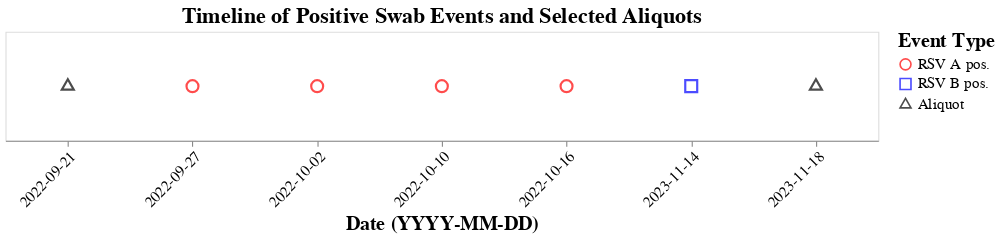

Notebook code for this chart:
### Markdown cell above
### Now, we can plot the data on a timeline

### Code cell
df_event["collect_dt_ymd_swab"]  = pd.to_datetime(df_event["collect_dt_ymd_swab"], errors="coerce")
df_event["collect_dt_ymd_aliquot"] = pd.to_datetime(df_event["collect_dt_ymd_aliquot"], errors="coerce")

df_event["event_date"] = df_event["collect_dt_ymd_swab"].combine_first(df_event["collect_dt_ymd_aliquot"])

df_event["event_type"] = None
df_event.loc[df_event["oa_rsv_a"] == 1, "event_type"] = "RSV A pos."
df_event.loc[df_event["oa_rsv_b"] == 1, "event_type"] = "RSV B pos."
df_event.loc[df_event["aliquot_id"].notna(), "event_type"] = "Aliquot"

timeline_df = df_event.dropna(subset=["event_type", "event_date"]).copy()
timeline_df["ptid"] = timeline_df["ptid"].astype(int)

# --- STEP 1: CREATE DATE LABEL STRING ---
timeline_df["date_label"] = timeline_df["event_date"].dt.strftime("%Y-%m-%d")

# --- STEP 2: Make Dropdown Selection ---
ptid_dropdown = alt.binding_select(
    options=sorted(timeline_df["ptid"].unique()),
    name="Select ptid: "
)

ptid_selection = alt.selection_point(
    fields=["ptid"],
    bind=ptid_dropdown,
    value=sorted(timeline_df["ptid"].unique())[0]
)

# --- STEP 3: BUILD ALTair CHART ---
chart = (
    alt.Chart(timeline_df)
    .mark_point(size=120)
    .encode(
        x=alt.X(
            "date_label:N",
            title="Date (YYYY-MM-DD)",
            sort=alt.SortField(field="event_date", order="ascending"),
            axis=alt.Axis(
                labelAngle=-45,
                labelFontSize=14,
                titleFontSize=18
            ),
        ),
        y=alt.value(50),
        color=alt.Color(
            "event_type:N",
            scale=alt.Scale(
                domain=["RSV A pos.", "RSV B pos.", "Aliquot"],
                range=["red", "blue", "black"]
            ),
            legend=alt.Legend(
                title="Event Type",
                labelFontSize=14,
                titleFontSize=18
            )
        ),
        shape=alt.Shape(
            "event_type:N",
            scale=alt.Scale(
                domain=["RSV A pos.", "RSV B pos.", "Aliquot"],
                range=["circle", "square", "triangle"]
            )
        ),
        tooltip=["ptid", "event_type", "event_date"]
    )
    .add_params(ptid_selection)
    .transform_filter(ptid_selection)
    .properties(
        width=800, height=100,
        title=alt.TitleParams(
            text="Timeline of Positive Swab Events and Selected Aliquots",
            fontSize=20,
            anchor='middle'
        )
    )
)

chart

### Figure 1 — Vega-Lite specification as saved in the notebook (floating-point values rounded to 4 significant figures)
{"config": {"view": {"continuousWidth": 300, "continuousHeight": 300}}, "data": {"name": "data-395ce115546425646620c61383d0cfc8"}, "mark": {"type": "point", "size": 120}, "encoding": {"color": {"field": "event_type", "legend": {"labelFontSize": 14, "title": "Event Type", "titleFontSize": 18}, "scale": {"domain": ["RSV A pos.", "RSV B pos.", "Aliquot"], "range": ["red", "blue", "black"]}, "type": "nominal"}, "shape": {"field": "event_type", "scale": {"domain": ["RSV A pos.", "RSV B pos.", "Aliquot"], "range": ["circle", "square", "triangle"]}, "type": "nominal"}, "tooltip": [{"field": "ptid", "type": "quantitative"}, {"field": "event_type", "type": "nominal"}, {"field": "event_date", "type": "temporal"}], "x": {"axis": {"labelAngle": -45, "labelFontSize": 14, "titleFontSize": 18}, "field": "date_label", "sort": {"field": "event_date", "order": "ascending"}, "title": "Date (YYYY-MM-DD)", "type": "nominal"}, "y": {"value": 50}}, "height": 100, "params": [{"name": "param_5025d68cc99aeb1c", "select": {"type": "point", "fields": ["ptid"]}, "bind": {"input": "select", "options": [20000000.0, 20000000.0, 20000000.0, 20000000.0, 20000000.0, 20000000.0, 20010000.0, 20010000.0, 20010000.0, 20010000.0, 20020000.0, 20020000.0, 20030000.0, 20030000.0, 20030000.0, 20070000.0], "name": "Select ptid: "}, "value": 20000000.0}], "title": {"text": "Timeline of Positive Swab Events and Selected Aliquots", "anchor": "middle", "fontSize": 20}, "transform": [{"filter": {"param": "param_5025d68cc99aeb1c"}}], "width": 800, "$schema": "https://vega.github.io/schema/vega-lite/v6.1.0.json", "datasets": {"data-395ce115546425646620c61383d0cfc8": [{"ptid": 20000401, "aliquot_id": null, "collect_dt_ymd_aliquot": "", "oa_rsv_a": 1.0, "oa_rsv_b": 0.0, "collect_dt_ymd_swab": "2022-09-27T00:00:00", "event_date": "2022-09-27T00:00:00", "event_type": "RSV A pos.", "date_label": "2022-09-27"}, {"ptid": 20000401, "aliquot_id": null, "collect_dt_ymd_aliquot": "", "oa_rsv_a": 1.0, "oa_rsv_b": 0.0, "collect_dt_ymd_swab": "2022-10-02T00:00:00", "event_date": "2022-10-02T00:00:00", "event_type": "RSV A pos.", "date_label": "2022-10-02"}, {"ptid": 20000401, "aliquot_id": null, "collect_dt_ymd_aliquot": "", "oa_rsv_a": 1.0, "oa_rsv_b": 0.0, "collect_dt_ymd_swab": "2022-10-10T00:00:00", "event_date": "2022-10-10T00:00:00", "event_type": "RSV A pos.", "date_label": "2022-10-10"}, {"ptid": 20000401, "aliquot_id": null, "collect_dt_ymd_aliquot": "", "oa_rsv_a": 1.0, "oa_rsv_b": 0.0, "collect_dt_ymd_swab": "2022-10-16T00:00:00", "event_date": "2022-10-16T00:00:00", "event_type": "RSV A pos.", "date_label": "2022-10-16"}, {"ptid": 20000401, "aliquot_id": null, "collect_dt_ymd_aliquot": "", "oa_rsv_a": 0.0, "oa_rsv_b": 1.0, "collect_dt_ymd_swab": "2023-11-14T00:00:00", "event_date": "2023-11-14T00:00:00", "event_type": "RSV B pos.", "date_label": "2023-11-14"}, {"ptid": 20000401, "aliquot_id": "6125192g", "collect_dt_ymd_aliquot": "2023-11-18T00:00:00", "oa_rsv_a": null, "oa_rsv_b": null, "collect_dt_ymd_swab": "", "event_date": "2023-11-18T00:00:00", "event_type": "Aliquot", "date_label": "2023-11-18"}, {"ptid": 20000401, "aliquot_id": "3001262g", "collect_dt_ymd_aliquot": "2022-09-21T00:00:00", "oa_rsv_a": null, "oa_rsv_b": null, "collect_dt_ymd_swab": "", "event_date": "2022-09-21T00:00:00", "event_type": "Aliquot", "date_label": "2022-09-21"}, {"ptid": 20000533, "aliquot_id": null, "collect_dt_ymd_aliquot": "", "oa_rsv_a": 0.0, "oa_rsv_b": 1.0, "collect_dt_ymd_swab": "2022-11-27T00:00:00", "event_date": "2022-11-27T00:00:00", "event_type": "RSV B pos.", "date_label": "2022-11-27"}, {"ptid": 20000533, "aliquot_id": "8129615g", "collect_dt_ymd_aliquot": "2022-08-19T00:00:00", "oa_rsv_a": null, "oa_rsv_b": null, "collect_dt_ymd_swab": "", "event_date": "2022-08-19T00:00:00", "event_type": "Aliquot", "date_label": "2022-08-19"}, {"ptid": 20000533, "aliquot_id": "3614113g", "collect_dt_ymd_aliquot": "2023-08-21T00:00:00", "oa_rsv_a": null, "oa_rsv_b": null, "collect_dt_ymd_swab": "", "event_date": "2023-08-21T00:00:00", "event_type": "Aliquot", "date_label": "2023-08-21"}, {"ptid": 20001363, "aliquot_id": "4446778g", "collect_dt_ymd_aliquot": "2023-09-10T00:00:00", "oa_rsv_a": null, "oa_rsv_b": null, "collect_dt_ymd_swab": "", "event_date": "2023-09-10T00:00:00", "event_type": "Aliquot", "date_label": "2023-09-10"}, {"ptid": 20001363, "aliquot_id": "2140292g", "collect_dt_ymd_aliquot": "2022-07-24T00:00:00", "oa_rsv_a": null, "oa_rsv_b": null, "collect_dt_ymd_swab": "", "event_date": "2022-07-24T00:00:00", "event_type": "Aliquot", "date_label": "2022-07-24"}, {"ptid": 20001363, "aliquot_id": null, "collect_dt_ymd_aliquot": "", "oa_rsv_a": 1.0, "oa_rsv_b": 0.0, "collect_dt_ymd_swab": "2022-11-07T00:00:00", "event_date": "2022-11-07T00:00:00", "event_type": "RSV A pos.", "date_label": "2022-11-07"}, {"ptid": 20001363, "aliquot_id": null, "collect_dt_ymd_aliquot": "", "oa_rsv_a": 1.0, "oa_rsv_b": 0.0, "collect_dt_ymd_swab": "2023-02-19T00:00:00", "event_date": "2023-02-19T00:00:00", "event_type": "RSV A pos.", "date_label": "2023-02-19"}, {"ptid": 20002793, "aliquot_id": null, "collect_dt_ymd_aliquot": "", "oa_rsv_a": 1.0, "oa_rsv_b": 0.0, "collect_dt_ymd_swab": "2023-01-28T00:00:00", "event_date": "2023-01-28T00:00:00", "event_type": "RSV A pos.", "date_label": "2023-01-28"}, {"ptid": 20002793, "aliquot_id": null, "collect_dt_ymd_aliquot": "", "oa_rsv_a": 0.0, "oa_rsv_b": 1.0, "collect_dt_ymd_swab": "2024-01-06T00:00:00", "event_date": "2024-01-06T00:00:00", "event_type": "RSV B pos.", "date_label": "2024-01-06"}, {"ptid": 20002793, "aliquot_id": "9555599g", "collect_dt_ymd_aliquot": "2022-09-03T00:00:00", "oa_rsv_a": null, "oa_rsv_b": null, "collect_dt_ymd_swab": "", "event_date": "2022-09-03T00:00:00", "event_type": "Aliquot", "date_label": "2022-09-03"}, {"ptid": 20002793, "aliquot_id": "8242954g", "collect_dt_ymd_aliquot": "2023-09-23T00:00:00", "oa_rsv_a": null, "oa_rsv_b": null, "collect_dt_ymd_swab": "", "event_date": "2023-09-23T00:00:00", "event_type": "Aliquot", "date_label": "2023-09-23"}, {"ptid": 20002903, "aliquot_id": null, "collect_dt_ymd_aliquot": "", "oa_rsv_a": 1.0, "oa_rsv_b": 0.0, "collect_dt_ymd_swab": "2022-10-16T00:00:00", "event_date": "2022-10-16T00:00:00", "event_type": "RSV A pos.", "date_label": "2022-10-16"}, {"ptid": 20002903, "aliquot_id": null, "collect_dt_ymd_aliquot": "", "oa_rsv_a": 1.0, "oa_rsv_b": 0.0, "collect_dt_ymd_swab": "2022-10-23T00:00:00", "event_date": "2022-10-23T00:00:00", "event_type": "RSV A pos.", "date_label": "2022-10-23"}, {"ptid": 20002903, "aliquot_id": "4636768g", "collect_dt_ymd_aliquot": "2023-09-02T00:00:00", "oa_rsv_a": null, "oa_rsv_b": null, "collect_dt_ymd_swab": "", "event_date": "2023-09-02T00:00:00", "event_type": "Aliquot", "date_label": "2023-09-02"}, {"ptid": 20002903, "aliquot_id": "4027265g", "collect_dt_ymd_aliquot": "2022-08-22T00:00:00", "oa_rsv_a": null, "oa_rsv_b": null, "collect_dt_ymd_swab": "", "event_date": "2022-08-22T00:00:00", "event_type": "Aliquot", "date_label": "2022-08-22"}, {"ptid": 20003670, "aliquot_id": "7271590g", "collect_dt_ymd_aliquot": "2023-02-03T00:00:00", "oa_rsv_a": null, "oa_rsv_b": null, "collect_dt_ymd_swab": "", "event_date": "2023-02-03T00:00:00", "event_type": "Aliquot", "date_label": "2023-02-03"}, {"ptid": 20003670, "aliquot_id": "8465643g", "collect_dt_ymd_aliquot": "2022-09-06T00:00:00", "oa_rsv_a": null, "oa_rsv_b": null, "collect_dt_ymd_swab": "", "event_date": "2022-09-06T00:00:00", "event_type": "Aliquot", "date_label": "2022-09-06"}, {"ptid": 20003670, "aliquot_id": null, "collect_dt_ymd_aliquot": "", "oa_rsv_a": 1.0, "oa_rsv_b": 0.0, "collect_dt_ymd_swab": "2023-02-05T00:00:00", "event_date": "2023-02-05T00:00:00", "event_type": "RSV A pos.", "date_label": "2023-02-05"}, {"ptid": 20003670, "aliquot_id": null, "collect_dt_ymd_aliquot": "", "oa_rsv_a": 1.0, "oa_rsv_b": 0.0, "collect_dt_ymd_swab": "2023-02-12T00:00:00", "event_date": "2023-02-12T00:00:00", "event_type": "RSV A pos.", "date_label": "2023-02-12"}, {"ptid": 20003670, "aliquot_id": "7853466g", "collect_dt_ymd_aliquot": "2023-03-10T00:00:00", "oa_rsv_a": null, "oa_rsv_b": null, "collect_dt_ymd_swab": "", "event_date": "2023-03-10T00:00:00", "event_type": "Aliquot", "date_label": "2023-03-10"}, {"ptid": 20005534, "aliquot_id": "4366813g", "collect_dt_ymd_aliquot": "2022-10-10T00:00:00", "oa_rsv_a": null, "oa_rsv_b": null, "collect_dt_ymd_swab": "", "event_date": "2022-10-10T00:00:00", "event_type": "Aliquot", "date_label": "2022-10-10"}, {"ptid": 20005534, "aliquot_id": "9692810g", "collect_dt_ymd_aliquot": "2023-06-02T00:00:00", "oa_rsv_a": null, "oa_rsv_b": null, "collect_dt_ymd_swab": "", "event_date": "2023-06-02T00:00:00", "event_type": "Aliquot", "date_label": "2023-06-02"}, {"ptid": 20005534, "aliquot_id": "0689686g", "collect_dt_ymd_aliquot": "2023-10-13T00:00:00", "oa_rsv_a": null, "oa_rsv_b": null, "collect_dt_ymd_swab": "", "event_date": "2023-10-13T00:00:00", "event_type": "Aliquot", "date_label": "2023-10-13"}, {"ptid": 20005534, "aliquot_id": null, "collect_dt_ymd_aliquot": "", "oa_rsv_a": 1.0, "oa_rsv_b": 0.0, "collect_dt_ymd_swab": "2022-11-06T00:00:00", "event_date": "2022-11-06T00:00:00", "event_type": "RSV A pos.", "date_label": "2022-11-06"}, {"ptid": 20005534, "aliquot_id": null, "collect_dt_ymd_aliquot": "", "oa_rsv_a": 0.0, "oa_rsv_b": 1.0, "collect_dt_ymd_swab": "2023-12-26T00:00:00", "event_date": "2023-12-26T00:00:00", "event_type": "RSV B pos.", "date_label": "2023-12-26"}, {"ptid": 20005534, "aliquot_id": "8854845g", "collect_dt_ymd_aliquot": "2023-12-27T00:00:00", "oa_rsv_a": null, "oa_rsv_b": null, "collect_dt_ymd_swab": "", "event_date": "2023-12-27T00:00:00", "event_type": "Aliquot", "date_label": "2023-12-27"}, {"ptid": 20005704, "aliquot_id": "2857000g", "collect_dt_ymd_aliquot": "2023-11-06T00:00:00", "oa_rsv_a": null, "oa_rsv_b": null, "collect_dt_ymd_swab": "", "event_date": "2023-11-06T00:00:00", "event_type": "Aliquot", "date_label": "2023-11-06"}, {"ptid": 20005704, "aliquot_id": "8494483g", "collect_dt_ymd_aliquot": "2023-04-06T00:00:00", "oa_rsv_a": null, "oa_rsv_b": null, "collect_dt_ymd_swab": "", "event_date": "2023-04-06T00:00:00", "event_type": "Aliquot", "date_label": "2023-04-06"}, {"ptid": 20005704, "aliquot_id": "2690993g", "collect_dt_ymd_aliquot": "2022-09-08T00:00:00", "oa_rsv_a": null, "oa_rsv_b": null, "collect_dt_ymd_swab": "", "event_date": "2022-09-08T00:00:00", "event_type": "Aliquot", "date_label": "2022-09-08"}, {"ptid": 20005704, "aliquot_id": null, "collect_dt_ymd_aliquot": "", "oa_rsv_a": 1.0, "oa_rsv_b": 0.0, "collect_dt_ymd_swab": "2023-01-31T00:00:00", "event_date": "2023-01-31T00:00:00", "event_type": "RSV A pos.", "date_label": "2023-01-31"}, {"ptid": 20005704, "aliquot_id": null, "collect_dt_ymd_aliquot": "", "oa_rsv_a": 1.0, "oa_rsv_b": 0.0, "collect_dt_ymd_swab": "2023-01-03T00:00:00", "event_date": "2023-01-03T00:00:00", "event_type": "RSV A pos.", "date_label": "2023-01-03"}, {"ptid": 20005704, "aliquot_id": null, "collect_dt_ymd_aliquot": "", "oa_rsv_a": 1.0, "oa_rsv_b": 0.0, "collect_dt_ymd_swab": "2022-12-27T00:00:00", "event_date": "2022-12-27T00:00:00", "event_type": "RSV A pos.", "date_label": "2022-12-27"}, {"ptid": 20005704, "aliquot_id": null, "collect_dt_ymd_aliquot": "", "oa_rsv_a": 1.0, "oa_rsv_b": 0.0, "collect_dt_ymd_swab": "2022-12-22T00:00:00", "event_date": "2022-12-22T00:00:00", "event_type": "RSV A pos.", "date_label": "2022-12-22"}, {"ptid": 20005704, "aliquot_id": null, "collect_dt_ymd_aliquot": "", "oa_rsv_a": 0.0, "oa_rsv_b": 1.0, "collect_dt_ymd_swab": "2023-11-01T00:00:00", "event_date": "2023-11-01T00:00:00", "event_type": "RSV B pos.", "date_label": "2023-11-01"}, {"ptid": 20011434, "aliquot_id": "0361808g", "collect_dt_ymd_aliquot": "2024-03-11T00:00:00", "oa_rsv_a": null, "oa_rsv_b": null, "collect_dt_ymd_swab": "", "event_date": "2024-03-11T00:00:00", "event_type": "Aliquot", "date_label": "2024-03-11"}, {"ptid": 20011434, "aliquot_id": null, "collect_dt_ymd_aliquot": "", "oa_rsv_a": 0.0, "oa_rsv_b": 1.0, "collect_dt_ymd_swab": "2023-11-12T00:00:00", "event_date": "2023-11-12T00:00:00", "event_type": "RSV B pos.", "date_label": "2023-11-12"}, {"ptid": 20011434, "aliquot_id": "1141009g", "collect_dt_ymd_aliquot": "2023-12-07T00:00:00", "oa_rsv_a": null, "oa_rsv_b": null, "collect_dt_ymd_swab": "", "event_date": "2023-12-07T00:00:00", "event_type": "Aliquot", "date_label": "2023-12-07"}, {"ptid": 20011434, "aliquot_id": "6278031g", "collect_dt_ymd_aliquot": "2022-12-10T00:00:00", "oa_rsv_a": null, "oa_rsv_b": null, "collect_dt_ymd_swab": "", "event_date": "2022-12-10T00:00:00", "event_type": "Aliquot", "date_label": "2022-12-10"}, {"ptid": 20011434, "aliquot_id": "2890192g", "collect_dt_ymd_aliquot": "2023-07-18T00:00:00", "oa_rsv_a": null, "oa_rsv_b": null, "collect_dt_ymd_swab": "", "event_date": "2023-07-18T00:00:00", "event_type": "Aliquot", "date_label": "2023-07-18"}, {"ptid": 20011434, "aliquot_id": "4335977g", "collect_dt_ymd_aliquot": "2023-03-29T00:00:00", "oa_rsv_a": null, "oa_rsv_b": null, "collect_dt_ymd_swab": "", "event_date": "2023-03-29T00:00:00", "event_type": "Aliquot", "date_label": "2023-03-29"}, {"ptid": 20011982, "aliquot_id": null, "collect_dt_ymd_aliquot": "", "oa_rsv_a": 1.0, "oa_rsv_b": 0.0, "collect_dt_ymd_swab": "2022-11-01T00:00:00", "event_date": "2022-11-01T00:00:00", "event_type": "RSV A pos.", "date_label": "2022-11-01"}, {"ptid": 20011982, "aliquot_id": null, "collect_dt_ymd_aliquot": "", "oa_rsv_a": 0.0, "oa_rsv_b": 1.0, "collect_dt_ymd_swab": "2023-02-17T00:00:00", "event_date": "2023-02-17T00:00:00", "event_type": "RSV B pos.", "date_label": "2023-02-17"}, {"ptid": 20011982, "aliquot_id": "6024670g", "collect_dt_ymd_aliquot": "2022-09-17T00:00:00", "oa_rsv_a": null, "oa_rsv_b": null, "collect_dt_ymd_swab": "", "event_date": "2022-09-17T00:00:00", "event_type": "Aliquot", "date_label": "2022-09-17"}, {"ptid": 20011982, "aliquot_id": "3744811g", "collect_dt_ymd_aliquot": "2023-12-03T00:00:00", "oa_rsv_a": null, "oa_rsv_b": null, "collect_dt_ymd_swab": "", "event_date": "2023-12-03T00:00:00", "event_type": "Aliquot", "date_label": "2023-12-03"}, {"ptid": 20011982, "aliquot_id": null, "collect_dt_ymd_aliquot": "", "oa_rsv_a": 0.0, "oa_rsv_b": 1.0, "collect_dt_ymd_swab": "2023-12-21T00:00:00", "event_date": "2023-12-21T00:00:00", "event_type": "RSV B pos.", "date_label": "2023-12-21"}, {"ptid": 20018783, "aliquot_id": "2278515g", "collect_dt_ymd_aliquot": "2023-12-29T00:00:00", "oa_rsv_a": null, "oa_rsv_b": null, "collect_dt_ymd_swab": "", "event_date": "2023-12-29T00:00:00", "event_type": "Aliquot", "date_label": "2023-12-29"}, {"ptid": 20018783, "aliquot_id": null, "collect_dt_ymd_aliquot": "", "oa_rsv_a": 1.0, "oa_rsv_b": 0.0, "collect_dt_ymd_swab": "2023-12-01T00:00:00", "event_date": "2023-12-01T00:00:00", "event_type": "RSV A pos.", "date_label": "2023-12-01"}, {"ptid": 20018783, "aliquot_id": null, "collect_dt_ymd_aliquot": "", "oa_rsv_a": 1.0, "oa_rsv_b": 0.0, "collect_dt_ymd_swab": "2022-11-10T00:00:00", "event_date": "2022-11-10T00:00:00", "event_type": "RSV A pos.", "date_label": "2022-11-10"}, {"ptid": 20018783, "aliquot_id": "5733577g", "collect_dt_ymd_aliquot": "2022-11-01T00:00:00", "oa_rsv_a": null, "oa_rsv_b": null, "collect_dt_ymd_swab": "", "event_date": "2022-11-01T00:00:00", "event_type": "Aliquot", "date_label": "2022-11-01"}, {"ptid": 20019341, "aliquot_id": null, "collect_dt_ymd_aliquot": "", "oa_rsv_a": 1.0, "oa_rsv_b": 0.0, "collect_dt_ymd_swab": "2023-01-11T00:00:00", "event_date": "2023-01-11T00:00:00", "event_type": "RSV A pos.", "date_label": "2023-01-11"}, {"ptid": 20019341, "aliquot_id": "3796708g", "collect_dt_ymd_aliquot": "2022-10-18T00:00:00", "oa_rsv_a": null, "oa_rsv_b": null, "collect_dt_ymd_swab": "", "event_date": "2022-10-18T00:00:00", "event_type": "Aliquot", "date_label": "2022-10-18"}, {"ptid": 20019341, "aliquot_id": "8187640g", "collect_dt_ymd_aliquot": "2023-06-02T00:00:00", "oa_rsv_a": null, "oa_rsv_b": null, "collect_dt_ymd_swab": "", "event_date": "2023-06-02T00:00:00", "event_type": "Aliquot", "date_label": "2023-06-02"}, {"ptid": 20026002, "aliquot_id": null, "collect_dt_ymd_aliquot": "", "oa_rsv_a": 1.0, "oa_rsv_b": 0.0, "collect_dt_ymd_swab": "2022-11-01T00:00:00", "event_date": "2022-11-01T00:00:00", "event_type": "RSV A pos.", "date_label": "2022-11-01"}, {"ptid": 20026002, "aliquot_id": "2373858g", "collect_dt_ymd_aliquot": "2022-10-08T00:00:00", "oa_rsv_a": null, "oa_rsv_b": null, "collect_dt_ymd_swab": "", "event_date": "2022-10-08T00:00:00", "event_type": "Aliquot", "date_label": "2022-10-08"}, {"ptid": 20026002, "aliquot_id": null, "collect_dt_ymd_aliquot": "", "oa_rsv_a": 1.0, "oa_rsv_b": 0.0, "collect_dt_ymd_swab": "2022-10-25T00:00:00", "event_date": "2022-10-25T00:00:00", "event_type": "RSV A pos.", "date_label": "2022-10-25"}, {"ptid": 20027293, "aliquot_id": null, "collect_dt_ymd_aliquot": "", "oa_rsv_a": 0.0, "oa_rsv_b": 1.0, "collect_dt_ymd_swab": "2023-10-22T00:00:00", "event_date": "2023-10-22T00:00:00", "event_type": "RSV B pos.", "date_label": "2023-10-22"}, {"ptid": 20027293, "aliquot_id": "5341778g", "collect_dt_ymd_aliquot": "2022-10-10T00:00:00", "oa_rsv_a": null, "oa_rsv_b": null, "collect_dt_ymd_swab": "", "event_date": "2022-10-10T00:00:00", "event_type": "Aliquot", "date_label": "2022-10-10"}, {"ptid": 20027293, "aliquot_id": "2030913g", "collect_dt_ymd_aliquot": "2023-06-04T00:00:00", "oa_rsv_a": null, "oa_rsv_b": null, "collect_dt_ymd_swab": "", "event_date": "2023-06-04T00:00:00", "event_type": "Aliquot", "date_label": "2023-06-04"}, {"ptid": 20027293, "aliquot_id": "6851841g", "collect_dt_ymd_aliquot": "2023-12-17T00:00:00", "oa_rsv_a": null, "oa_rsv_b": null, "collect_dt_ymd_swab": "", "event_date": "2023-12-17T00:00:00", "event_type": "Aliquot", "date_label": "2023-12-17"}, {"ptid": 20027293, "aliquot_id": "3783467g", "collect_dt_ymd_aliquot": "2023-03-01T00:00:00", "oa_rsv_a": null, "oa_rsv_b": null, "collect_dt_ymd_swab": "", "event_date": "2023-03-01T00:00:00", "event_type": "Aliquot", "date_label": "2023-03-01"}, {"ptid": 20027391, "aliquot_id": null, "collect_dt_ymd_aliquot": "", "oa_rsv_a": 0.0, "oa_rsv_b": 1.0, "collect_dt_ymd_swab": "2022-11-08T00:00:00", "event_date": "2022-11-08T00:00:00", "event_type": "RSV B pos.", "date_label": "2022-11-08"}, {"ptid": 20027391, "aliquot_id": "4277319g", "collect_dt_ymd_aliquot": "2024-01-15T00:00:00", "oa_rsv_a": null, "oa_rsv_b": null, "collect_dt_ymd_swab": "", "event_date": "2024-01-15T00:00:00", "event_type": "Aliquot", "date_label": "2024-01-15"}, {"ptid": 20027391, "aliquot_id": null, "collect_dt_ymd_aliquot": "", "oa_rsv_a": 1.0, "oa_rsv_b": 0.0, "collect_dt_ymd_swab": "2023-12-12T00:00:00", "event_date": "2023-12-12T00:00:00", "event_type": "RSV A pos.", "date_label": "2023-12-12"}, {"ptid": 20027391, "aliquot_id": "1211906g", "collect_dt_ymd_aliquot": "2023-06-07T00:00:00", "oa_rsv_a": null, "oa_rsv_b": null, "collect_dt_ymd_swab": "", "event_date": "2023-06-07T00:00:00", "event_type": "Aliquot", "date_label": "2023-06-07"}, {"ptid": 20027391, "aliquot_id": "3110436g", "collect_dt_ymd_aliquot": "2023-11-14T00:00:00", "oa_rsv_a": null, "oa_rsv_b": null, "collect_dt_ymd_swab": "", "event_date": "2023-11-14T00:00:00", "event_type": "Aliquot", "date_label": "2023-11-14"}, {"ptid": 20074272, "aliquot_id": null, "collect_dt_ymd_aliquot": "", "oa_rsv_a": 0.0, "oa_rsv_b": 1.0, "collect_dt_ymd_swab": "2023-11-11T00:00:00", "event_date": "2023-11-11T00:00:00", "event_type": "RSV B pos.", "date_label": "2023-11-11"}, {"ptid": 20074272, "aliquot_id": "5775142g", "collect_dt_ymd_aliquot": "2023-06-11T00:00:00", "oa_rsv_a": null, "oa_rsv_b": null, "collect_dt_ymd_swab": "", "event_date": "2023-06-11T00:00:00", "event_type": "Aliquot", "date_label": "2023-06-11"}, {"ptid": 20074272, "aliquot_id": "4751353g", "collect_dt_ymd_aliquot": "2023-11-11T00:00:00", "oa_rsv_a": null, "oa_rsv_b": null, "collect_dt_ymd_swab": "", "event_date": "2023-11-11T00:00:00", "event_type": "Aliquot", "date_label": "2023-11-11"}, {"ptid": 20074272, "aliquot_id": "9669406g", "collect_dt_ymd_aliquot": "2023-12-30T00:00:00", "oa_rsv_a": null, "oa_rsv_b": null, "collect_dt_ymd_swab": "", "event_date": "2023-12-30T00:00:00", "event_type": "Aliquot", "date_label": "2023-12-30"}]}}
